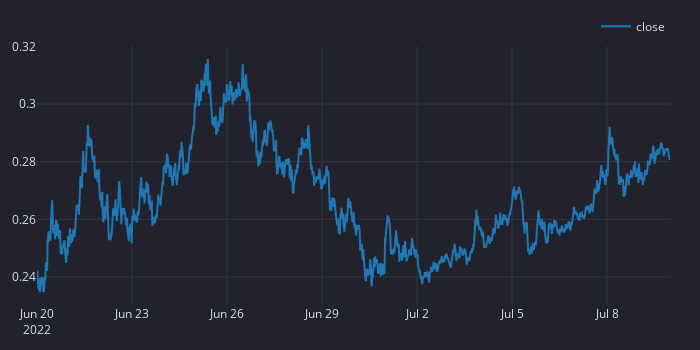

The notebook cell saved with this chart:
### Code cell
data.close.vbt.plot().show()

### Figure 1 — Plotly figure (JSON) as saved in the notebook; plotly's stock layout.template omitted (floating-point values rounded to 4 significant figures; data arrays with more than 128 entries replaced by an {"elided": "..."} marker saying what was removed)
{"data": [{"name": "close", "showlegend": true, "type": "scatter", "uid": "14089dcb-d5eb-48c0-b400-79970617215c", "x": {"elided": "1914 str values"}, "y": {"elided": "1914 float values"}}], "layout": {"height": 350, "legend": {"orientation": "h", "traceorder": "normal", "x": 1, "xanchor": "right", "y": 1.02, "yanchor": "bottom"}, "margin": {"b": 30, "l": 30, "r": 30, "t": 30}, "width": 700}}
